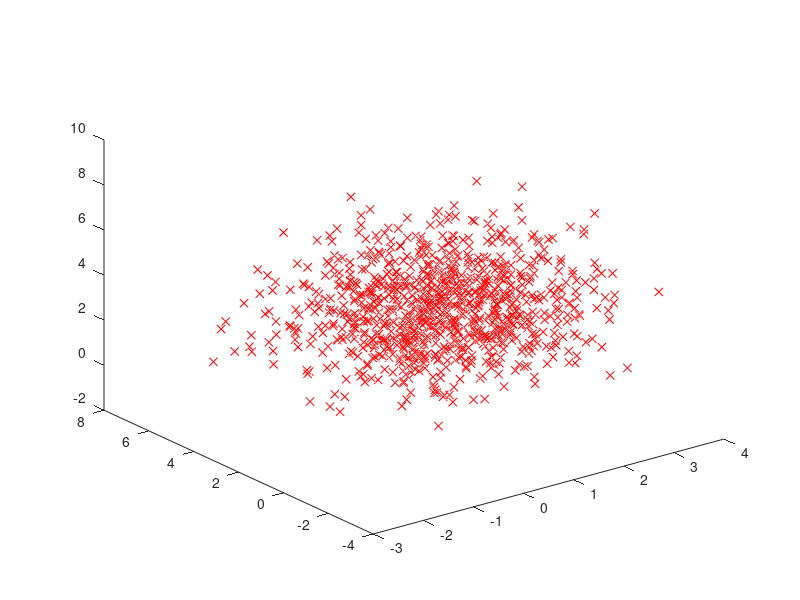

This chart was generated by the following MATLAB code:
mu=[1;2;3];% input mean vector
sigma=[1,-0.8,0.1;-0.8,2,-0.5;0.1,-0.5,3]; %input covariance matrix
random=mvnrnd(mu,sigma,1000); %random coordinates generated by insular mvn random generator
plot3(random(:,1),random(:,2),random(:,3),"rx") %plot random dots.